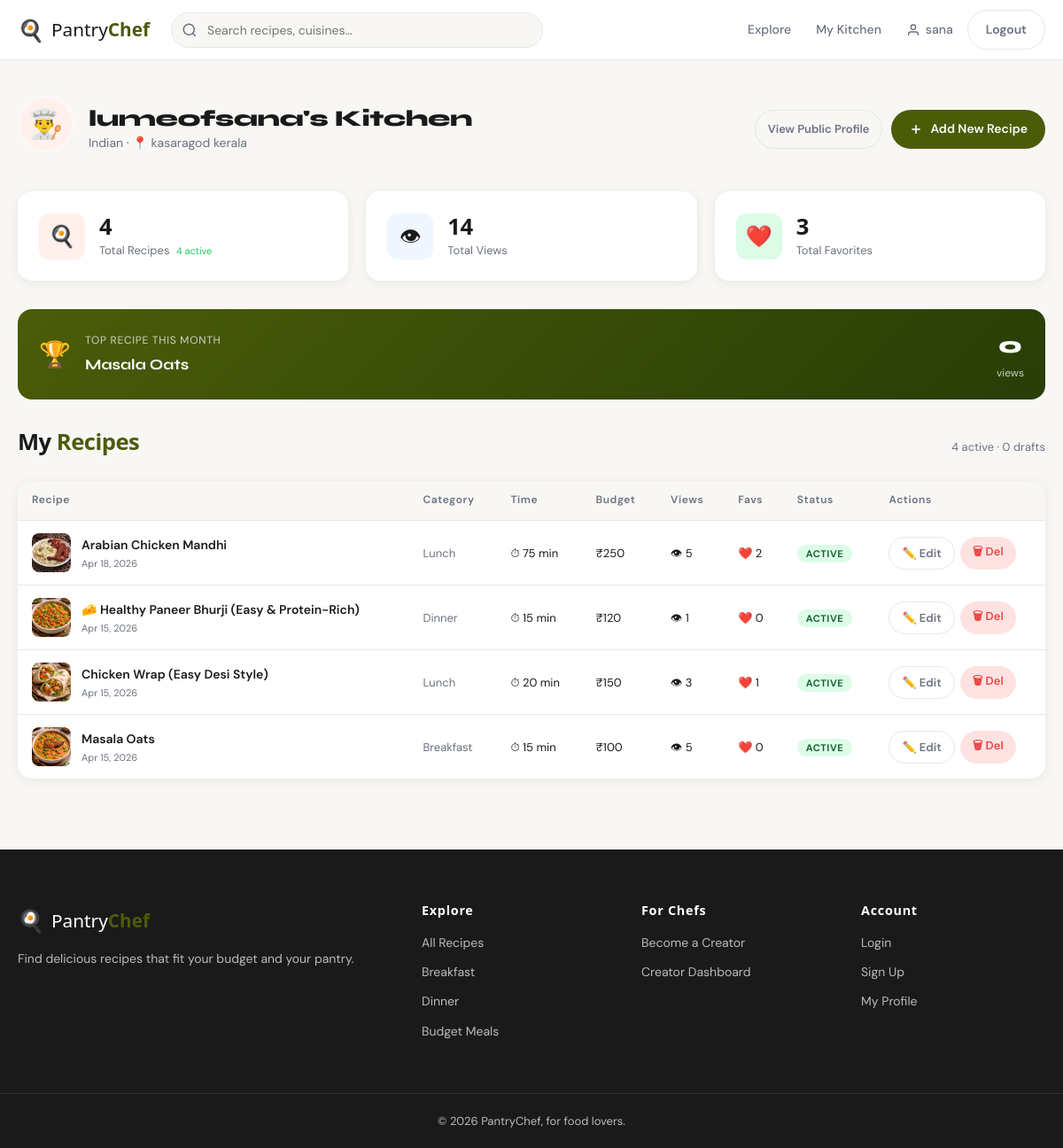
Screenshot of /creator/dashboard.php (signed in) with the database file from the repository.
### tables this page shows
CREATE TABLE `creators` (
  `id` int(10) UNSIGNED NOT NULL,
  `user_id` int(10) UNSIGNED NOT NULL,
  `chef_name` varchar(100) NOT NULL,
  `bio` text DEFAULT NULL,
  `profile_image` varchar(255) DEFAULT NULL,
  `location` varchar(100) DEFAULT NULL,
  `speciality_cuisine` varchar(100) DEFAULT NULL,
  `social_link` varchar(255) DEFAULT NULL,
  `experience_years` tinyint(3) UNSIGNED DEFAULT 0,
  `status` enum('pending','approved','rejected') DEFAULT 'pending'
);

CREATE TABLE `recipes` (
  `id` int(10) UNSIGNED NOT NULL,
  `title` varchar(200) NOT NULL,
  `description` text DEFAULT NULL,
  `image` varchar(255) DEFAULT NULL,
  `cooking_time` smallint(5) UNSIGNED DEFAULT 0 COMMENT 'minutes',
  `budget` decimal(8,2) DEFAULT 0.00 COMMENT 'in local currency',
  `category_id` int(10) UNSIGNED DEFAULT NULL,
  `cuisine` varchar(100) DEFAULT NULL,
  `created_by` int(10) UNSIGNED NOT NULL,
  `status` enum('active','draft','deleted') DEFAULT 'active',
  `created_at` timestamp NOT NULL DEFAULT current_timestamp(),
  `updated_at` timestamp NOT NULL DEFAULT current_timestamp() ON UPDATE current_timestamp()
);

CREATE TABLE `categories` (
  `id` int(10) UNSIGNED NOT NULL,
  `name` varchar(100) NOT NULL,
  `type` enum('meal','food_type','special') DEFAULT 'meal',
  `icon` varchar(10) DEFAULT NULL,
  `sort_order` tinyint(3) UNSIGNED DEFAULT 0
);

### creator/dashboard.php (the view, shortened to what this page needs)
<?php
require_once '../includes/db.php';
$user   = currentUser();
$userId = (int)$user['id'];
$cStmt = $pdo->prepare("SELECT * FROM creators WHERE user_id = ?");
$cStmt->execute([$userId]);
$creator = $cStmt->fetch();
$analyticsStmt = $pdo->prepare("
    SELECT
        COUNT(CASE WHEN r.status = 'active' THEN 1 END)  as active_recipes,
        COUNT(CASE WHEN r.status = 'draft'  THEN 1 END)  as draft_recipes,
        COUNT(r.id)                                       as total_recipes,
        COALESCE(SUM(v_count.cnt), 0)                     as total_views,
        COALESCE(SUM(f_count.cnt), 0)                     as total_favorites
    FROM recipes r
    LEFT JOIN (SELECT recipe_id, COUNT(*) as cnt FROM views   GROUP BY recipe_id) v_count ON v_count.recipe_id = r.id
    LEFT JOIN (SELECT recipe_id, COUNT(*) as cnt FROM favorites GROUP BY recipe_id) f_count ON f_count.recipe_id = r.id
    WHERE r.created_by = ? AND r.status != 'deleted'
");
$analyticsStmt->execute([$userId]);
$analytics = $analyticsStmt->fetch();
$topStmt = $pdo->prepare("
    SELECT r.id, r.title,
           COUNT(v.id) as view_count
    FROM recipes r
    LEFT JOIN views v ON v.recipe_id = r.id AND v.viewed_at >= DATE_SUB(NOW(), INTERVAL 30 DAY)
    WHERE r.created_by = ? AND r.status = 'active'
    GROUP BY r.id ORDER BY view_count DESC LIMIT 1
");
$topStmt->execute([$userId]);
$topRecipe = $topStmt->fetch();
$recipesStmt = $pdo->prepare("
    SELECT r.id, r.title, r.image, r.cooking_time, r.budget, r.status,
           c.name as category_name, r.cuisine, r.created_at,
           (SELECT COUNT(*) FROM views    WHERE recipe_id = r.id) as view_count,
           (SELECT COUNT(*) FROM favorites WHERE recipe_id = r.id) as fav_count
    FROM recipes r
    LEFT JOIN categories c ON r.category_id = c.id
    WHERE r.created_by = ? AND r.status != 'deleted'
    ORDER BY r.created_at DESC
");
$recipesStmt->execute([$userId]);
$recipes = $recipesStmt->fetchAll();
?>
<!DOCTYPE html>
<html lang="en">
<head>
<link rel="stylesheet" href="<?= ASSETS ?>/css/main.css">
</head>
<body>
<?php include '../components/navbar.php'; ?>
<div class="container" style="padding-top:40px; padding-bottom:80px;">
  <div style="display:flex; align-items:center; justify-content:space-between; margin-bottom:32px; flex-wrap:wrap; gap:16px;">
    <div style="display:flex; align-items:center; gap:16px;">
      <div class="profile-avatar" style="width:64px; height:64px; background:var(--primary-light);">
        <?php if ($creator && $creator['profile_image']): ?>
          <img src="<?= UPLOADS ?>/creators/<?= htmlspecialchars($creator['profile_image']) ?>" alt="">
        <?php else: ?>
          <span style="font-size:2rem">👨‍🍳</span>
        <?php endif; ?>
      </div>
      <div>
        <h1 style="font-family:'Syne',sans-serif; font-size:1.6rem; font-weight:800;">
          <?= htmlspecialchars($creator['chef_name'] ?? $user['name']) ?>'s Kitchen
        </h1>
        <p style="color:var(--text-muted); font-size:14px;">
          <?= htmlspecialchars($creator['speciality_cuisine'] ?? '') ?>
          <?php if ($creator['location']): ?>
            · 📍 <?= htmlspecialchars($creator['location']) ?>
          <?php endif; ?>
        </p>
      </div>
    </div>
    <div style="display:flex; gap:10px; flex-wrap:wrap;">
      <a href="<?= BASE_URL ?>creator-profile.php?id=<?= (int)$creator['id'] ?>" class="btn btn-ghost btn-sm">View Public Profile</a>
      <a href="<?= BASE_URL ?>creator/add-recipe.php" class="btn btn-primary">
        <svg width="15" height="15" viewBox="0 0 24 24" fill="none" stroke="currentColor" stroke-width="2.5"><line x1="12" y1="5" x2="12" y2="19"/><line x1="5" y1="12" x2="19" y2="12"/></svg>
        Add New Recipe
      </a>
    </div>
  </div>
  <div class="stat-cards fade-in">
    <div class="stat-card">
      <div class="stat-icon stat-icon--orange">🍳</div>
      <div class="stat-info">
        <h3><?= (int)$analytics['total_recipes'] ?></h3>
        <p>Total Recipes
          <span style="font-size:11px; color:var(--success); margin-left:4px;">
            <?= (int)$analytics['active_recipes'] ?> active
          </span>
        </p>
      </div>
    </div>
    <div class="stat-card">
      <div class="stat-icon stat-icon--blue">👁</div>
      <div class="stat-info">
        <h3><?= number_format($analytics['total_views']) ?></h3>
        <p>Total Views</p>
      </div>
    </div>
    <div class="stat-card">
      <div class="stat-icon stat-icon--green">❤️</div>
      <div class="stat-info">
        <h3><?= number_format($analytics['total_favorites']) ?></h3>
        <p>Total Favorites</p>
      </div>
    </div>
  </div>
  <?php if ($topRecipe): ?>
  <div style="background: linear-gradient(135deg, var(--primary), var(--primary-dark)); color:#fff; border-radius:var(--radius); padding:20px 24px; margin-bottom:32px; display:flex; align-items:center; gap:16px; flex-wrap:wrap;" class="fade-in">
    <span style="font-size:1.8rem;">🏆</span>
    <div>
      <p style="font-size:12px; opacity:.75; text-transform:uppercase; letter-spacing:.06em; margin-bottom:3px;">Top Recipe This Month</p>
      <p style="font-family:'Syne',sans-serif; font-weight:700; font-size:1.05rem;">
        <a href="<?= BASE_URL ?>recipe.php?id=<?= (int)$topRecipe['id'] ?>" style="color:#fff"><?= htmlspecialchars($topRecipe['title']) ?></a>
      </p>
    </div>
    <div style="margin-left:auto; text-align:center;">
      <div style="font-family:'Syne',sans-serif; font-size:1.6rem; font-weight:800;"><?= number_format($topRecipe['view_count']) ?></div>
      <div style="font-size:12px; opacity:.75;">views</div>
    </div>
  </div>
  <?php endif; ?>
  <div class="section-header fade-in">
    <h2 class="section-title">My <span>Recipes</span></h2>
    <div style="display:flex; gap:8px; align-items:center;">
      <span style="font-size:13px; color:var(--text-muted);">
        <?= (int)$analytics['active_recipes'] ?> active · <?= (int)$analytics['draft_recipes'] ?> drafts
      </span>
    </div>
  </div>
  <?php if ($recipes): ?>
  <div style="overflow-x:auto; border-radius:var(--radius); box-shadow:var(--shadow-card);" class="fade-in">
    <table class="data-table">
      <thead>
        <tr>
          <th>Recipe</th>
          <th>Category</th>
          <th>Time</th>
          <th>Budget</th>
          <th>Views</th>
          <th>Favs</th>
          <th>Status</th>
          <th>Actions</th>
        </tr>
      </thead>
      <tbody>
        <?php foreach ($recipes as $r): ?>
        <tr id="recipe-row-<?= $r['id'] ?>">
          <td>
            <div style="display:flex; align-items:center; gap:12px;">
              <img src="<?= $r['image']
              ? UPLOADS . '/recipes/' . htmlspecialchars($r['image'])
              : ASSETS . '/images/placeholder.jpg' ?>"
              style="width:44px; height:44px; border-radius:8px; object-fit:cover; flex-shrink:0;" alt="">
              <div>
                <a href="<?= BASE_URL ?>recipe.php?id=<?= $r['id'] ?>" style="font-weight:600; font-size:14px; color:var(--text);">
                  <?= htmlspecialchars($r['title']) ?>
                </a>
                <p style="font-size:11px; color:var(--text-muted);"><?= date('M j, Y', strtotime($r['created_at'])) ?></p>
              </div>
            </div>
          </td>
          <td style="font-size:13px; color:var(--text-muted);"><?= htmlspecialchars($r['category_name'] ?? '—') ?></td>
          <td style="font-size:13px;">⏱ <?= (int)$r['cooking_time'] ?> min</td>
          <td style="font-size:13px;">₹<?= number_format((float)$r['budget'], 0) ?></td>
          <td style="font-size:13px;">👁 <?= number_format((int)$r['view_count']) ?></td>
          <td style="font-size:13px;">❤️ <?= number_format((int)$r['fav_count']) ?></td>
          <td>
            <span id="status-badge-<?= $r['id'] ?>"
                  class="badge-role"
                  style="<?= $r['status'] === 'active'
                    ? 'background:#dcfce7; color:#166534;'
                    : 'background:#fef3c7; color:#92400e;' ?> cursor:pointer;"
                  onclick="toggleStatus(<?= $r['id'] ?>)"
                  title="Click to toggle status">
              <?= $r['status'] === 'active' ? 'Active' : 'Draft' ?>
            </span>
          </td>
          <td>
            <div style="display:flex; gap:6px;">
              <a href="<?= BASE_URL ?>creator/edit-recipe.php?id=<?= $r['id'] ?>" class="btn btn-ghost btn-sm">✏️ Edit</a>
              <button class="btn btn-sm" style="background:#fee2e2; color:var(--danger);"
                      onclick="deleteRecipe(<?= $r['id'] ?>)">🗑 Del</button>
            </div>
          </td>
        </tr>
        <?php endforeach; ?>
      </tbody>
    </table>
  </div>
  <?php endif; ?>
</div>
<?php include '../components/footer.php'; ?>
</body>
</html>

### assets/css/main.css (style rules this page uses)
:root { --primary: #4b5c09; --primary-dark: #273e06; --primary-light: #fff0eb; --accent: #9dae11; --success: #22c55e; --danger: #ef4444; --bg: #F8F7F4; --bg-white: #FFFFFF; --text: #1a1a1a; --text-muted: #6b7280; --text-light: #9ca3af; --border: #e5e7eb; --shadow-sm: 0 1px 3px rgba(0,0,0,.08), 0 1px 2px rgba(0,0,0,.05); --shadow-md: 0 4px 16px rgba(0,0,0,.10); --shadow-lg: 0 8px 40px rgba(0,0,0,.14); --shadow-card: 0 2px 12px rgba(0,0,0,.07); --radius: 16px; --radius-sm: 8px; --radius-full: 9999px; --nav-h: 68px; --transition: .22s cubic-bezier(.4,0,.2,1); }
*, *::before, *::after { box-sizing: border-box; margin: 0; padding: 0; }
html { scroll-behavior: smooth; -webkit-font-smoothing: antialiased; }
body { font-family: 'DM Sans', 'Segoe UI', -apple-system, BlinkMacSystemFont, 'Helvetica Neue', Arial, sans-serif; background: var(--bg); color: var(--text); line-height: 1.65; font-size: 15.5px; }
img { max-width: 100%; display: block; }
a { color: inherit; text-decoration: none; }
button { cursor: pointer; font-family: inherit; }
h1, h2, h3, h4, h5, h6 { font-family: 'Syne', 'Segoe UI Semibold', 'Segoe UI', -apple-system, BlinkMacSystemFont, 'Helvetica Neue', Arial, sans-serif; font-weight: 800; line-height: 1.25; letter-spacing: -0.02em; }
.container { width: 100%; max-width: 1200px; margin: 0 auto; padding: 0 20px; }
.btn { display: inline-flex; align-items: center; justify-content: center; gap: 8px; padding: 10px 20px; border-radius: var(--radius-full); font-size: 14px; font-weight: 600; border: none; transition: all var(--transition); cursor: pointer; white-space: nowrap; }
.btn-primary { background: var(--primary); color: #fff; }
.btn-ghost { background: transparent; color: var(--text-muted); border: 1.5px solid var(--border); }
.btn-sm { padding: 7px 14px; font-size: 13px; }
.btn svg { width: 16px; height: 16px; }
.section-header { display: flex; align-items: flex-end; justify-content: space-between; margin-bottom: 28px; }
.section-title { font-family: 'Segoe UI', -apple-system, BlinkMacSystemFont, Arial, sans-serif; font-size: 1.6rem; font-weight: 800; }
.section-title span { color: var(--primary); }
.profile-avatar { width: 80px; height: 80px; border-radius: 50%; background: rgba(255,255,255,.25); margin: 0 auto 12px; display: flex; align-items: center; justify-content: center; font-size: 2rem; border: 3px solid rgba(255,255,255,.5); overflow: hidden; }
.stat-cards { display: grid; grid-template-columns: repeat(3, 1fr); gap: 20px; margin-bottom: 32px; }
.stat-card { background: #fff; border-radius: var(--radius); box-shadow: var(--shadow-card); padding: 24px; display: flex; align-items: center; gap: 16px; }
.stat-icon { width: 52px; height: 52px; border-radius: 12px; display: flex; align-items: center; justify-content: center; font-size: 1.5rem; }
.stat-icon--orange { background: var(--primary-light); }
.stat-icon--blue { background: #eff6ff; }
.stat-icon--green { background: #dcfce7; }
.stat-info h3 { font-family: 'Segoe UI', -apple-system, BlinkMacSystemFont, Arial, sans-serif; font-size: 1.6rem; font-weight: 800; }
.stat-info p { font-size: 13px; color: var(--text-muted); }
.data-table { width: 100%; border-collapse: collapse; background: #fff; border-radius: var(--radius); overflow: hidden; box-shadow: var(--shadow-card); }
.data-table th { background: var(--bg); font-size: 12px; font-weight: 600; letter-spacing: .05em; color: var(--text-muted); padding: 12px 16px; text-align: left; border-bottom: 1px solid var(--border); }
.data-table td { padding: 14px 16px; font-size: 14px; border-bottom: 1px solid var(--border); vertical-align: middle; }
.data-table tr:last-child td { border-bottom: none; }
.badge-role { padding: 3px 10px; border-radius: var(--radius-full); font-size: 11px; font-weight: 700; text-transform: uppercase; letter-spacing: .05em; }
.fade-in { opacity: 0; transform: translateY(16px); transition: opacity .5s ease, transform .5s ease; }
.fade-in.is-visible { opacity: 1; transform: translateY(0); }

### rows the page displays
creators: chef_name "lumeofsana", speciality_cuisine "Indian", location "kasaragod kerala"
recipes: title "Masala Oats", image (picture), created_at "Apr 15, 2026", category.name "Breakfast", cooking_time "15", budget "100", view_count "5", fav_count "0", status "ACTIVE"
recipes: image (picture), title "Arabian Chicken Mandhi", created_at "Apr 18, 2026", category.name "Lunch", cooking_time "75", budget "250", view_count "5", fav_count "2", status "ACTIVE"
recipes: image (picture), title "🧀 Healthy Paneer Bhurji (Easy & Protein-Rich)", created_at "Apr 15, 2026", category.name "Dinner", cooking_time "15", budget "120", view_count "1", fav_count "0", status "ACTIVE"
recipes: image (picture), title "Chicken Wrap (Easy Desi Style)", created_at "Apr 15, 2026", category.name "Lunch", cooking_time "20", budget "150", view_count "3", fav_count "1", status "ACTIVE"

### other values shown
$user['name'] "sana"
$analytics['total_recipes'] "4"
$analytics['active_recipes'] "4"
$analytics['total_views'] "14"
$analytics['total_favorites'] "3"
$topRecipe['view_count'] "0"
$analytics['draft_recipes'] "0"
